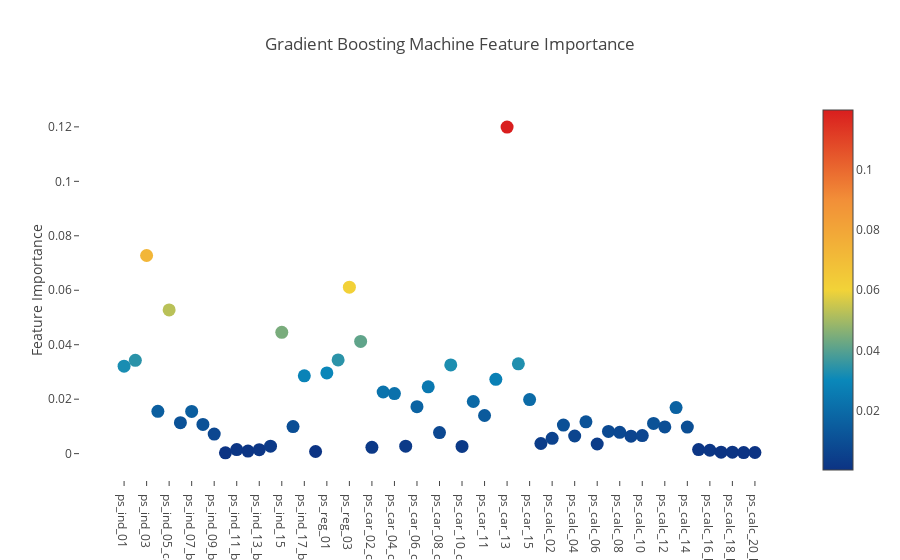

The notebook cell this image was saved under:
### Code cell
# Scatter plot 
trace = go.Scatter(
    y = gb.feature_importances_,
    x = features,
    mode='markers',
    marker=dict(
        sizemode = 'diameter',
        sizeref = 1,
        size = 13,
        #size= rf.feature_importances_,
        #color = np.random.randn(500), #set color equal to a variable
        color = gb.feature_importances_,
        colorscale='Portland',
        showscale=True
    ),
    text = features
)
data = [trace]

layout= go.Layout(
    autosize= True,
    title= 'Gradient Boosting Machine Feature Importance',
    hovermode= 'closest',
     xaxis= dict(
         ticklen= 5,
         showgrid=False,
        zeroline=False,
        showline=False
     ),
    yaxis=dict(
        title= 'Feature Importance',
        showgrid=False,
        zeroline=False,
        ticklen= 5,
        gridwidth= 2
    ),
    showlegend= False
)
fig = go.Figure(data=data, layout=layout)
py.iplot(fig,filename='scatter2010')

### Figure 1 — Plotly figure (JSON) as saved in the notebook; plotly's stock layout.template omitted (floating-point values rounded to 4 significant figures)
{"data": [{"marker": {"color": [0.0321, 0.03428, 0.07276, 0.01556, 0.05279, 0.01135, 0.01549, 0.01074, 0.007174, 0.0002819, 0.0015, 0.0009535, 0.001441, 0.002745, 0.04456, 0.009953, 0.02859, 0.0007932, 0.02963, 0.03443, 0.06112, 0.04122, 0.002335, 0.02263, 0.02205, 0.002747, 0.01725, 0.02455, 0.007737, 0.03257, 0.002644, 0.01914, 0.01401, 0.0273, 0.1199, 0.033, 0.01987, 0.003728, 0.005643, 0.01049, 0.006471, 0.01169, 0.003533, 0.008144, 0.007827, 0.006412, 0.006623, 0.01108, 0.009817, 0.01693, 0.009746, 0.001498, 0.00124, 0.0005509, 0.0005322, 0.0004067, 0.0004266], "colorscale": "Portland", "showscale": true, "size": 13, "sizemode": "diameter", "sizeref": 1}, "mode": "markers", "text": ["ps_ind_01", "ps_ind_02_cat", "ps_ind_03", "ps_ind_04_cat", "ps_ind_05_cat", "ps_ind_06_bin", "ps_ind_07_bin", "ps_ind_08_bin", "ps_ind_09_bin", "ps_ind_10_bin", "ps_ind_11_bin", "ps_ind_12_bin", "ps_ind_13_bin", "ps_ind_14", "ps_ind_15", "ps_ind_16_bin", "ps_ind_17_bin", "ps_ind_18_bin", "ps_reg_01", "ps_reg_02", "ps_reg_03", "ps_car_01_cat", "ps_car_02_cat", "ps_car_03_cat", "ps_car_04_cat", "ps_car_05_cat", "ps_car_06_cat", "ps_car_07_cat", "ps_car_08_cat", "ps_car_09_cat", "ps_car_10_cat", "ps_car_11_cat", "ps_car_11", "ps_car_12", "ps_car_13", "ps_car_14", "ps_car_15", "ps_calc_01", "ps_calc_02", "ps_calc_03", "ps_calc_04", "ps_calc_05", "ps_calc_06", "ps_calc_07", "ps_calc_08", "ps_calc_09", "ps_calc_10", "ps_calc_11", "ps_calc_12", "ps_calc_13", "ps_calc_14", "ps_calc_15_bin", "ps_calc_16_bin", "ps_calc_17_bin", "ps_calc_18_bin", "ps_calc_19_bin", "ps_calc_20_bin"], "type": "scatter", "x": ["ps_ind_01", "ps_ind_02_cat", "ps_ind_03", "ps_ind_04_cat", "ps_ind_05_cat", "ps_ind_06_bin", "ps_ind_07_bin", "ps_ind_08_bin", "ps_ind_09_bin", "ps_ind_10_bin", "ps_ind_11_bin", "ps_ind_12_bin", "ps_ind_13_bin", "ps_ind_14", "ps_ind_15", "ps_ind_16_bin", "ps_ind_17_bin", "ps_ind_18_bin", "ps_reg_01", "ps_reg_02", "ps_reg_03", "ps_car_01_cat", "ps_car_02_cat", "ps_car_03_cat", "ps_car_04_cat", "ps_car_05_cat", "ps_car_06_cat", "ps_car_07_cat", "ps_car_08_cat", "ps_car_09_cat", "ps_car_10_cat", "ps_car_11_cat", "ps_car_11", "ps_car_12", "ps_car_13", "ps_car_14", "ps_car_15", "ps_calc_01", "ps_calc_02", "ps_calc_03", "ps_calc_04", "ps_calc_05", "ps_calc_06", "ps_calc_07", "ps_calc_08", "ps_calc_09", "ps_calc_10", "ps_calc_11", "ps_calc_12", "ps_calc_13", "ps_calc_14", "ps_calc_15_bin", "ps_calc_16_bin", "ps_calc_17_bin", "ps_calc_18_bin", "ps_calc_19_bin", "ps_calc_20_bin"], "y": [0.0321, 0.03428, 0.07276, 0.01556, 0.05279, 0.01135, 0.01549, 0.01074, 0.007174, 0.0002819, 0.0015, 0.0009535, 0.001441, 0.002745, 0.04456, 0.009953, 0.02859, 0.0007932, 0.02963, 0.03443, 0.06112, 0.04122, 0.002335, 0.02263, 0.02205, 0.002747, 0.01725, 0.02455, 0.007737, 0.03257, 0.002644, 0.01914, 0.01401, 0.0273, 0.1199, 0.033, 0.01987, 0.003728, 0.005643, 0.01049, 0.006471, 0.01169, 0.003533, 0.008144, 0.007827, 0.006412, 0.006623, 0.01108, 0.009817, 0.01693, 0.009746, 0.001498, 0.00124, 0.0005509, 0.0005322, 0.0004067, 0.0004266]}], "layout": {"autosize": true, "hovermode": "closest", "showlegend": false, "title": "Gradient Boosting Machine Feature Importance", "xaxis": {"showgrid": false, "showline": false, "ticklen": 5, "zeroline": false}, "yaxis": {"gridwidth": 2, "showgrid": false, "ticklen": 5, "title": "Feature Importance", "zeroline": false}}}
